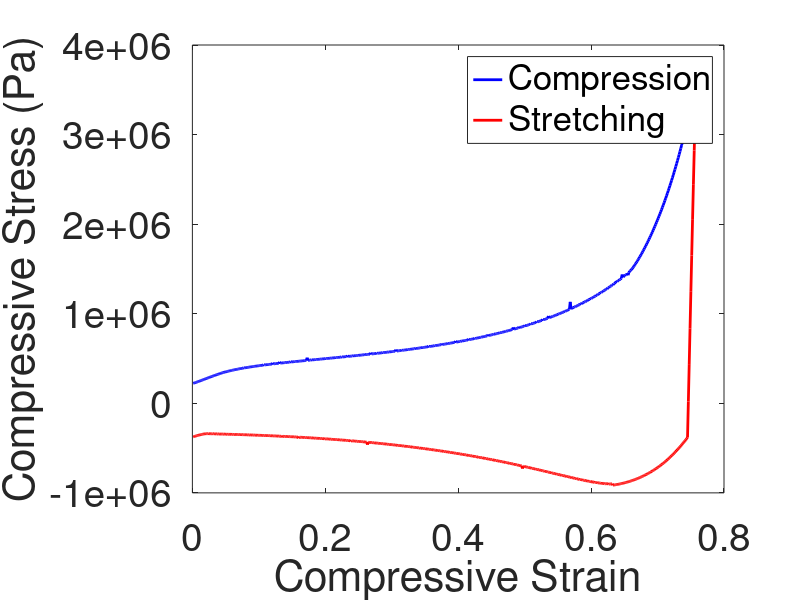
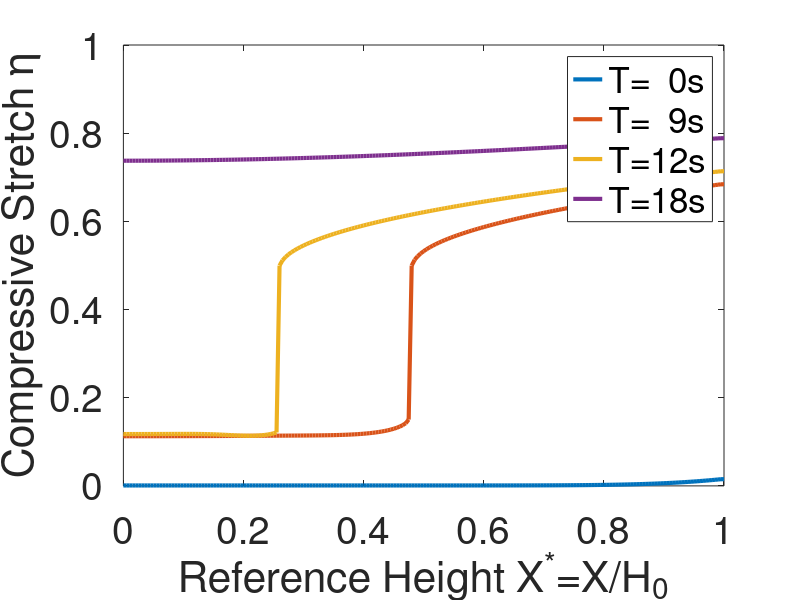
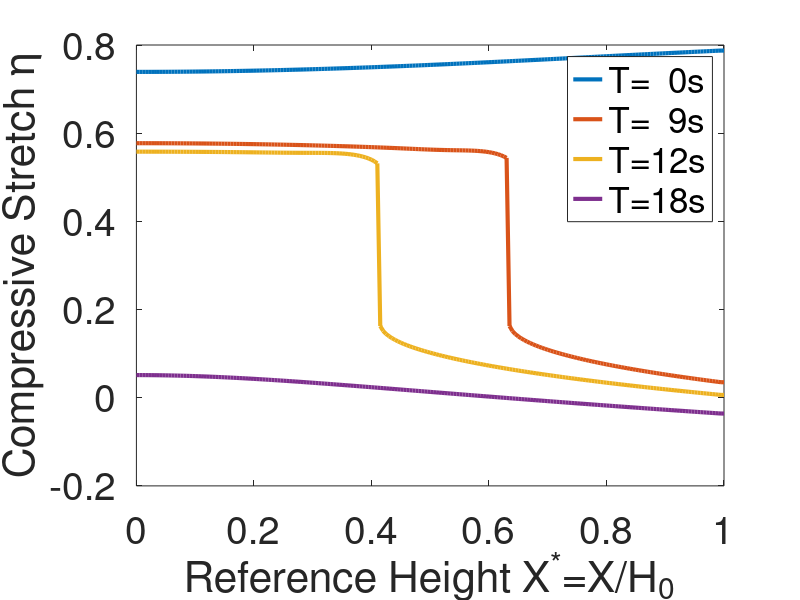

Recreate these plots in MATLAB, in order.
clear all
close all
clc

load('Results')
load('Parameters')

L = 10.47;
repout = 600;
repin =  16500;

kBT = 1.38*10^(-23) * 300;
v = 1.7 * 10 ^ (-28);
Ki = 0.1;
G0 = 0.1 * 10 ^6;
D = 5 * 10^(-9);
% coefa = 794.4710;
% coefb = 8 * coefa;
% coefc = 7.25 * coefa;
coefa = 1.0 * 10^4;          % Material Property
coefb = -16 * coefa;
coefc = 64 * coefa;


TotalStep = repout * repin;
dL = -velocity * repout * time_Lstep ;



Time = 1:length(StressForward);

Strain_Compressive = Time /length(StressForward) * (dL) / L;

figure(1)
hold on
set(gca,'FontSize',28);
plot(Strain_Compressive, -StressForward*kBT/v,'-b','linewidth',2)
plot(Strain_Compressive, -StressBackward(end:-1:1,:)*kBT/v,'-r','linewidth',2)
xlabel('Compressive Strain')
ylabel('Compressive Stress (Pa)')
legend('Compression','Stretching')
box on

%%
[size1 size2] = size(StrainBackward);
x = linspace(0,1,size2);
t = linspace(0,10,size1);

figure(4)
hold on
box on
set(gca,'FontSize',28);
Matrix = [1 300 400 600];
for j = 1 :4
    i = Matrix(j);
    plot(x,1-StrainForward(i,:)/10.48,'linewidth',3)
end
xlabel('Reference Height X^*=X/H_0')
ylabel('Compressive Stretch \eta')
%legend('T=1s','T=201s','T=401s','T=601s','T=801s')
%T1 = title('$\dot{\gamma}=0.05 s^{-1}$');
%set(T1,'interpreter','latex');
axis([0 1 0 1])
legend('T=  0s','T=  9s','T=12s','T=18s')

%%
figure(6)
hold on
box on
set(gca,'FontSize',28);
Matrix = [1 300 400 600];
for j = 1 :4
    i = Matrix(j);
    plot(x,1-StrainBackward(i,:)/10.48,'linewidth',3)
end
xlabel('Reference Height X^*=X/H_0')
ylabel('Compressive Stretch \eta')
%legend('T=1s','T=201s','T=401s','T=601s','T=801s')
%T1 = title('$\dot{\gamma}=0.05 s^{-1}$');axis([0 1 0 1])
legend('T=  0s','T=  9s','T=12s','T=18s')
